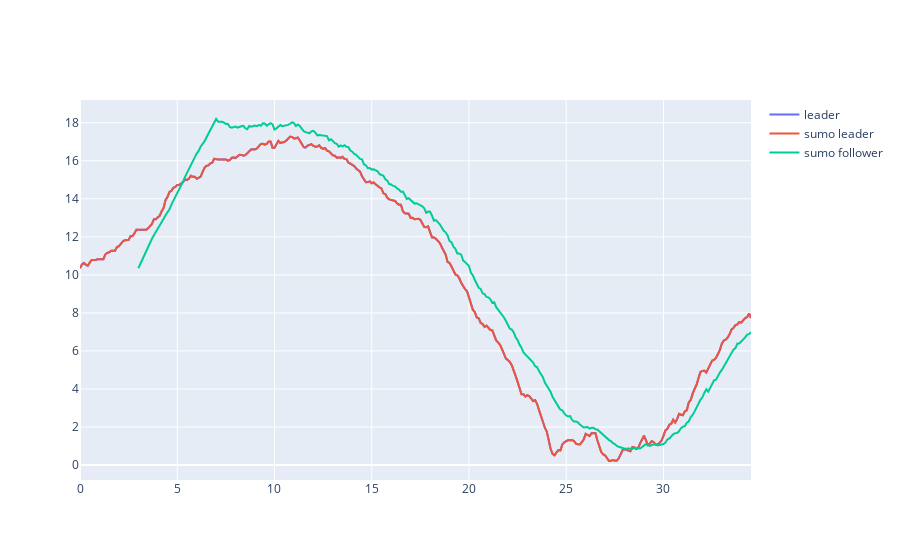

The cell this chart's notebook holds for it:
### Code cell
fig.add_scatter(x=leader_df["time"], y=leader_df["speed"], name="sumo leader")
fig.add_scatter(x=follower_df["time"], y=follower_df["speed"], name="sumo follower")

fig.show()

### Figure 1 — Plotly figure (JSON) as saved in the notebook; plotly's stock layout.template omitted (floating-point values rounded to 4 significant figures; data arrays with more than 128 entries replaced by an {"elided": "..."} marker saying what was removed)
{"data": [{"name": "leader", "type": "scatter", "x": {"elided": "346 float values"}, "y": {"elided": "346 float values"}}, {"name": "sumo leader", "type": "scatter", "x": {"elided": "346 str values"}, "y": {"elided": "346 str values"}}, {"name": "sumo follower", "type": "scatter", "x": {"elided": "316 str values"}, "y": {"elided": "316 str values"}}], "layout": {}}
